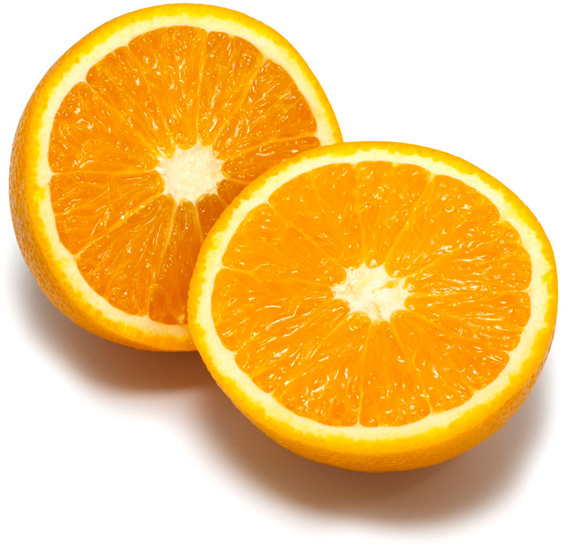
%> input picture KTH/Image analysis/lab3/orange.jpg, 572 x 551 px
$ octave kmeans_example.m   (GNU Octave 9; MATLAB toolbox functions it lacks are replaced by stand-ins)
%> lines starting %> are read from the running program, lines starting %| are printed output that depends on the picture; in (x1, y1, x2, y2) boxes, pixels count from 0 and x2, y2 are one past the last pixel; in counts of white or black regions, pixels touching at a corner belong together; the program's own positions count from 1
### KTH/Image analysis/lab3/kmeans_segm.m
function [ segmentation, center ] = kmeans_segm(image, K, L, seed )
% image: input image
% K: number of clusters used
% L: number jof iterations
% seed: seed used for random initialization

[nRow, nCol, ~] = size(image);
X = reshape(image, nCol*nRow, 3);
V = zeros(K, 3);
% Randomly initialize the K cluster centers
rng(seed);
center1 = randperm(size(X,1));
if nRow <= K
    segmentation = image;
    center = centroid;
else
    for i = 1: K
        V(i, :) = X(center1(i), :); %random initialiazation
    end

% [nRow2, nCol2, ~] = size(V)
temp = zeros(nCol*nRow,1);

% Iterate L times
for i = 1: L
    % Computer all distances between pixels and cluster centers
    % Recompute all distances betwwen pixels and cluster centers
    dist = pdist2(X, V);
    % Assign each pixel to the cluster center for which the distance is
    % minimum
    [~, group] = min(dist,[],2); %find group matrix
    if group == temp
        break;
    else
        temp = group;
    end
    % Recompute each cluster center by taking the mean of all pixels
    % assigned to it
    for j = 1: K
        count = find(group==j);
        if count
            V(j,:) = mean(X(find(group==j), :), 1);
        end
    end
end

segmentation = reshape(group, nRow, nCol, 1);
center = V;

end
end

### KTH/Image analysis/lab3/mean_segments.m
function Inew = mean_segments(I, segm)

N = max(max(segm));
[h, w, c] = size(I);
Ic = single(reshape(I, [h*w, c]));
sc = reshape(segm, [h*w,1]);
cols = zeros(N, c);
nums = zeros(N, 1);
for i=1:h*w
    s = sc(i);
    cols(s,:) = cols(s,:) + Ic(i,:);
    nums(s) = nums(s) + 1;
end
cols = bsxfun(@rdivide, cols, nums);
Inew = uint8(reshape(cols(sc,:), [h,w,c]));

### KTH/Image analysis/lab3/overlay_bounds.m
function imout = overlap_bounds(im, segm)
[h,w] = size(segm);
imcut = segm(2:h-1,2:w-1);
diff = [ ones(1,w) ; ones(h-2,1), ((imcut==segm(3:h,2:w-1)) & (imcut==segm(2:h-1,3:w)) & (imcut==segm(1:h-2,2:w-1)) & (imcut==segm(2:h-1,1:w-2))), ones(h-2,1); ones(1,w) ];
mask = repmat(uint8(diff), [1,1,3]);
imout = (im .* mask);
imout(:,:,1) = imout(:,:,1) + (1 - mask(:,:,1))*255;

### KTH/Image analysis/lab3/kmeans_example.m
K = 8;               % number of clusters used
L = 10;              % number of iterations
seed = 14;           % seed used for random initialization
scale_factor = 1.0;  % image downscale factor
image_sigma = 1.0;   % image preblurring scale

I = imread('orange.jpg');
%> I is the input picture: size 551x572x3 uint8; mean R, G, B 242.2, 197.1, 118.9
I = imresize(I, scale_factor);
Iback = I;
d = 2*ceil(image_sigma*2) + 1;
h = fspecial('gaussian', [d d], image_sigma);
I = imfilter(I, h);
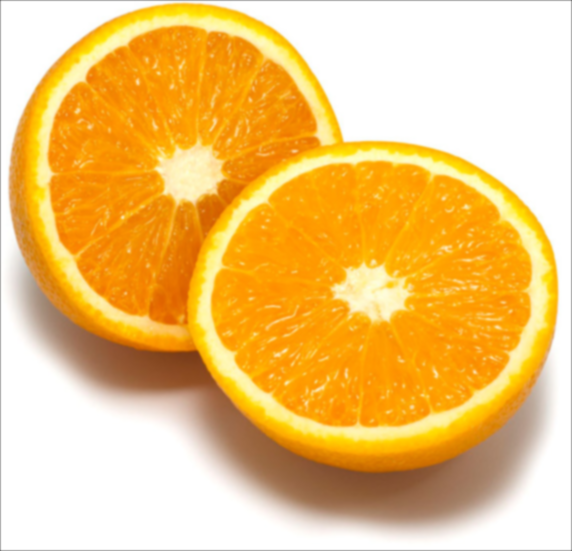
%> I: size 551x572x3 uint8; mean R, G, B 241.6, 196.4, 118.3

tic
[ segm, centers ] = kmeans_segm(I, K, L, seed);
%> after the loop in kmeans_segm, `for i = 1: K`: V = [241 158 37; 134 83 52; 247 241 236; 255 255 255; 244 132 1; 250 181 42; 144 98 66; 254 154 1]
%> after the loop in kmeans_segm, `for i = 1: L`: V = [186.7 96 1; 121 60 21; 121.5 60.5 21.5; 123.1 60.4 23.12; 187 97.33 1; 241.6 196.4 118.3; 137.3 85.69 52.01; 237 170.5 47.92]
%> in kmeans_segm, `center = V;`: center has the same summary as V
%> centers has the same summary as V in kmeans_segm
toc

Inew = mean_segments(Iback, segm);
%> in mean_segments, `N = max(max(segm));`: N = 6
%> after the loop in mean_segments, `for i=1:h*w`: cols = [564 279 0; 120 61 21; 241 122 45; 0 0 0; 568 293 2; 76462384 62170384 37524400]; nums = [3; 1; 2; 0; 3; 315163]
%> in mean_segments, `cols = bsxfun(@rdivide, cols, nums);`: cols = [188 93 0; 120 61 21; 120.5 61 22.5; NaN NaN NaN; 189.3 97.67 0.667; 242.6 197.3 119.1]
%> in mean_segments, `Inew = uint8(reshape(cols(sc,:), [h,w,c]));`:
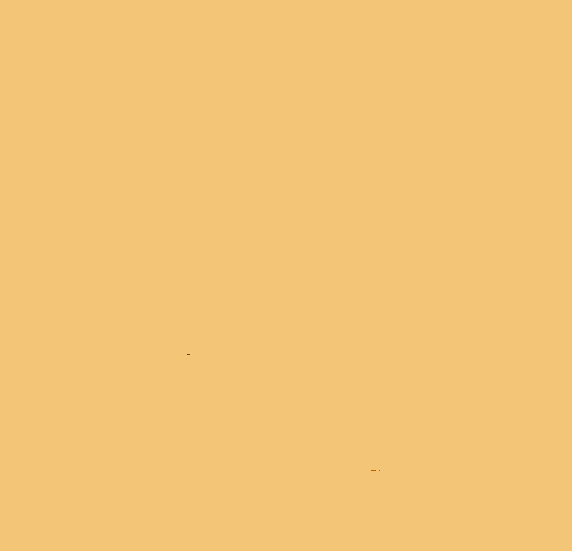
%> Inew: size 551x572x3 uint8; mean R, G, B 243, 197, 119
I = overlay_bounds(Iback, segm);
%> in overlap_bounds, `diff = [ ones(1,w) ; ones(h-2,1), ((imcut==segm(3:h,2:w-1)) & (imcut==..`:
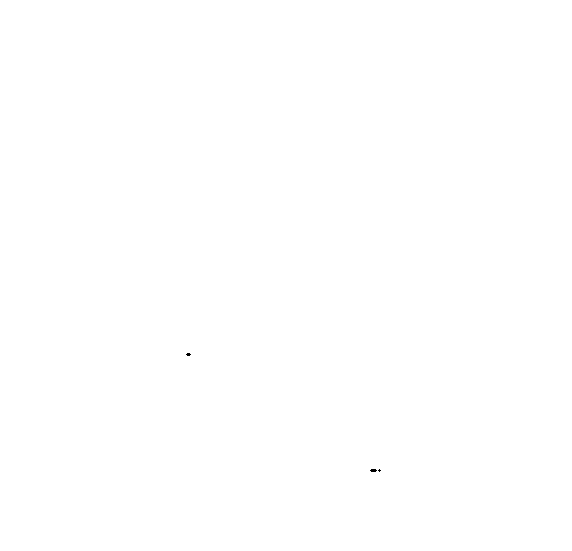
%> diff: size 551x572 double; values 0 (black) and 1 (white), 100% white; black in thin lines or dots, all inside (x1, y1, x2, y2) = (186, 353, 381, 472)
%> in overlap_bounds, `imout(:,:,1) = imout(:,:,1) + (1 - mask(:,:,1))*255;`: imout: size 551x572x3 uint8; mean R, G, B 242.2, 197.1, 118.9; mean of the top-left, top-right, bottom-left and bottom-right quarters 165.3, 211.3, 199.1, 168.6
imwrite(Inew,'result/kmeans1_orange.png')
imwrite(I,'result/kmeans2_orange.png')
figure
subplot(1,2,1)
imshow(Inew)
subplot(1,2,2)
imshow(I)

$ run again, with KTH/Image analysis/lab3/tiger3.jpg copied over KTH/Image analysis/lab3/orange.jpg
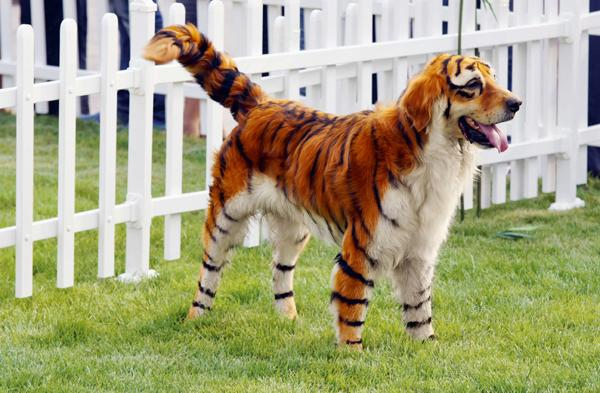
%> input picture KTH/Image analysis/lab3/tiger3.jpg, 600 x 393 px
%> I is the input picture: size 393x600x3 uint8; mean R, G, B 166.4, 163.6, 127.4
%> after the loop in kmeans_segm, `for i = 1: K`: V = [229 232 228; 183 168 143; 206 206 208; 213 212 217; 157 168 78; 167 179 127; 198 185 168; 227 226 231]
%> after the loop in kmeans_segm, `for i = 1: L`: V = [167.2 160.6 134.4; 82.81 41.2 25.73; 115.4 113.9 56.7; 119.2 122 54.23; 119.2 138.9 51.15; 131.8 146.5 66.22; 137.2 95.74 55.43; 161 172.8 98.78]
%> in kmeans_segm, `segmentation = reshape(group, nRow, nCol, 1);`:
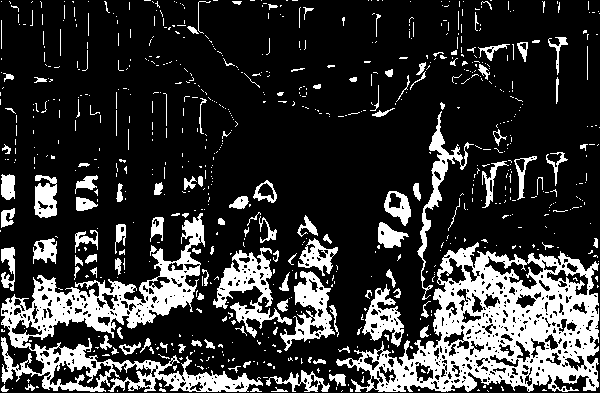
%> segmentation: size 393x600 double; values 1 (black) and 8 (white), 20.9% white; 748 white regions (615 under 20 px), largest, box (x1, y1, x2, y2) and area: (336, 242, 599, 392) 17331, (1, 213, 263, 392) 11545, (213, 247, 292, 338) 2303
%> center has the same summary as V
%> centers has the same summary as V in kmeans_segm
%> N = 8
%> after the loop in mean_segments, `for i=1:h*w`: cols = [31238318 30010766 25115576; 0 0 0; 0 0 0; 0 0 0; 0 0 0; 0 0 0; 0 0 0; 7990015 8572456 4913927]; nums = [186575; 0; 0; 0; 0; 0; 0; 49225]
%> in mean_segments, `cols = bsxfun(@rdivide, cols, nums);`: cols = [167.4 160.9 134.6; NaN NaN NaN; NaN NaN NaN; NaN NaN NaN; NaN NaN NaN; NaN NaN NaN; NaN NaN NaN; 162.3 174.1 99.83]
%> imcut: size 391x598 double; values 1 (black) and 8 (white), 21% white; 732 white regions (599 under 20 px), largest, box (x1, y1, x2, y2) and area: (335, 241, 598, 391) 17331, (0, 212, 262, 391) 11545, (212, 246, 291, 337) 2303
%> diff: size 393x600 double; values 0 (black) and 1 (white), 80.6% white; black in thin lines or dots
%> in overlap_bounds, `imout(:,:,1) = imout(:,:,1) + (1 - mask(:,:,1))*255;`:
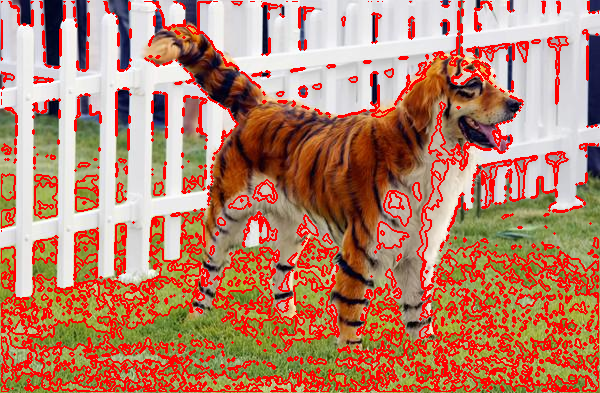
%> imout: size 393x600x3 uint8; mean R, G, B 184.1, 130.3, 105.4
